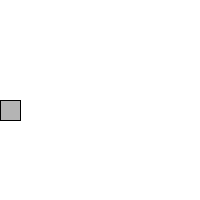
Frame 1 (no input)
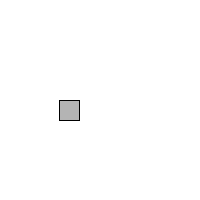
Frame 60 (the mouse pressed at the canvas centre just before this capture)
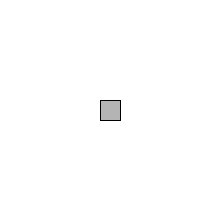
Frame 120 (the mouse held since frame 60 and released just before this capture)

The Processing sketch that drew these frames (run headless with seeded random() and noise(); from frame 60 on, the mouse is pressed at the canvas centre):

// Processing sketch: Aufgabe3_11
// ── Aufgabe3_11.pde
// Rectangle start at location x
float x = 0;
void setup() 
{
   size(200, 200);
}
void draw() 
{
   background(255);
   // Display object
   fill(180);
   rect(x, 100, 20, 20);
   // Increment x: x+1
   x++;
   x = constrain(x,0,100);
    
    println(x);
   
  
}
